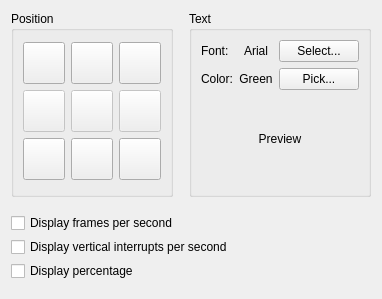
     <widget class="QWidget" name="osdTab">
      <attribute name="title">
       <string>OSD</string>
      </attribute>
      <attribute name="toolTip">
       <string>On-screen display</string>
      </attribute>
      <layout class="QVBoxLayout" name="verticalLayout_17">
       <item>
        <layout class="QVBoxLayout" name="verticalLayout_18">
         <property name="spacing">
          <number>16</number>
         </property>
         <item>
          <layout class="QHBoxLayout" name="horizontalLayout_11">
           <property name="spacing">
            <number>16</number>
           </property>
           <item>
            <widget class="QGroupBox" name="horizontalGroupBox_9">
             <property name="title">
              <string>Position</string>
             </property>
             <layout class="QGridLayout" name="gridLayout_3">
              <property name="leftMargin">
               <number>9</number>
              </property>
              <property name="topMargin">
               <number>9</number>
              </property>
              <property name="rightMargin">
               <number>9</number>
              </property>
              <property name="bottomMargin">
               <number>9</number>
              </property>
              <item row="1" column="2">
               <widget class="QPushButton" name="rightPushButton">
                <property name="enabled">
                 <bool>false</bool>
                </property>
                <property name="sizePolicy">
                 <sizepolicy hsizetype="Fixed" vsizetype="Fixed">
                  <horstretch>0</horstretch>
                  <verstretch>0</verstretch>
                 </sizepolicy>
                </property>
                <property name="minimumSize">
                 <size>
                  <width>42</width>
                  <height>42</height>
                 </size>
                </property>
                <property name="maximumSize">
                 <size>
                  <width>38</width>
                  <height>38</height>
                 </size>
                </property>
                <property name="font">
                 <font>
                  <pointsize>17</pointsize>
                 </font>
                </property>
                <property name="accessibleName">
                 <string>Right</string>
                </property>
                <property name="icon">
                 <iconset resource="icon.qrc">
                  <normaloff>:/Right.ico</normaloff>:/Right.ico</iconset>
                </property>
                <property name="iconSize">
                 <size>
                  <width>22</width>
                  <height>16</height>
                 </size>
                </property>
                <property name="checkable">
                 <bool>true</bool>
                </property>
                <property name="autoExclusive">
                 <bool>true</bool>
                </property>
                <property name="autoDefault">
                 <bool>false</bool>
                </property>
                <attribute name="buttonGroup">
                 <string notr="true">osdButtonGroup</string>
                </attribute>
               </widget>
              </item>
              <item row="2" column="0">
               <widget class="QPushButton" name="bottomLeftPushButton">
                <property name="sizePolicy">
                 <sizepolicy hsizetype="Fixed" vsizetype="Fixed">
                  <horstretch>0</horstretch>
                  <verstretch>0</verstretch>
                 </sizepolicy>
                </property>
                <property name="minimumSize">
                 <size>
                  <width>42</width>
                  <height>42</height>
                 </size>
                </property>
                <property name="maximumSize">
                 <size>
                  <width>38</width>
                  <height>38</height>
                 </size>
                </property>
                <property name="font">
                 <font>
                  <pointsize>17</pointsize>
                 </font>
                </property>
                <property name="accessibleName">
                 <string>Bottom left</string>
                </property>
                <property name="icon">
                 <iconset resource="icon.qrc">
                  <normaloff>:/BottomLeft.ico</normaloff>:/BottomLeft.ico</iconset>
                </property>
                <property name="iconSize">
                 <size>
                  <width>17</width>
                  <height>17</height>
                 </size>
                </property>
                <property name="checkable">
                 <bool>true</bool>
                </property>
                <property name="autoExclusive">
                 <bool>true</bool>
                </property>
                <property name="autoDefault">
                 <bool>false</bool>
                </property>
                <attribute name="buttonGroup">
                 <string notr="true">osdButtonGroup</string>
                </attribute>
               </widget>
              </item>
              <item row="1" column="1">
               <widget class="QPushButton" name="centerPushButton">
                <property name="enabled">
                 <bool>false</bool>
                </property>
                <property name="sizePolicy">
                 <sizepolicy hsizetype="Fixed" vsizetype="Fixed">
                  <horstretch>0</horstretch>
                  <verstretch>0</verstretch>
                 </sizepolicy>
                </property>
                <property name="minimumSize">
                 <size>
                  <width>42</width>
                  <height>42</height>
                 </size>
                </property>
                <property name="maximumSize">
                 <size>
                  <width>38</width>
                  <height>38</height>
                 </size>
                </property>
                <property name="font">
                 <font>
                  <pointsize>17</pointsize>
                 </font>
                </property>
                <property name="text">
                 <string/>
                </property>
                <property name="autoDefault">
                 <bool>false</bool>
                </property>
                <attribute name="buttonGroup">
                 <string notr="true">osdButtonGroup</string>
                </attribute>
               </widget>
              </item>
              <item row="2" column="2">
               <widget class="QPushButton" name="bottomRightPushButton">
                <property name="sizePolicy">
                 <sizepolicy hsizetype="Fixed" vsizetype="Fixed">
                  <horstretch>0</horstretch>
                  <verstretch>0</verstretch>
                 </sizepolicy>
                </property>
                <property name="minimumSize">
                 <size>
                  <width>42</width>
                  <height>42</height>
                 </size>
                </property>
                <property name="maximumSize">
                 <size>
                  <width>38</width>
                  <height>38</height>
                 </size>
                </property>
                <property name="font">
                 <font>
                  <pointsize>17</pointsize>
                 </font>
                </property>
                <property name="accessibleName">
                 <string>Bottom right</string>
                </property>
                <property name="icon">
                 <iconset resource="icon.qrc">
                  <normaloff>:/BottomRight.ico</normaloff>:/BottomRight.ico</iconset>
                </property>
                <property name="iconSize">
                 <size>
                  <width>17</width>
                  <height>17</height>
                 </size>
                </property>
                <property name="checkable">
                 <bool>true</bool>
                </property>
                <property name="autoExclusive">
                 <bool>true</bool>
                </property>
                <property name="autoDefault">
                 <bool>false</bool>
                </property>
                <attribute name="buttonGroup">
                 <string notr="true">osdButtonGroup</string>
                </attribute>
               </widget>
              </item>
              <item row="0" column="1">
               <widget class="QPushButton" name="topPushButton">
                <property name="sizePolicy">
                 <sizepolicy hsizetype="Fixed" vsizetype="Fixed">
                  <horstretch>0</horstretch>
                  <verstretch>0</verstretch>
                 </sizepolicy>
                </property>
                <property name="minimumSize">
                 <size>
                  <width>42</width>
                  <height>42</height>
                 </size>
                </property>
                <property name="maximumSize">
                 <size>
                  <width>38</width>
                  <height>38</height>
                 </size>
                </property>
                <property name="font">
                 <font>
                  <pointsize>17</pointsize>
                 </font>
                </property>
                <property name="accessibleName">
                 <string>Top</string>
                </property>
                <property name="icon">
                 <iconset resource="icon.qrc">
                  <normaloff>:/Up.ico</normaloff>:/Up.ico</iconset>
                </property>
                <property name="iconSize">
                 <size>
                  <width>16</width>
                  <height>22</height>
                 </size>
                </property>
                <property name="checkable">
                 <bool>true</bool>
                </property>
                <property name="autoExclusive">
                 <bool>true</bool>
                </property>
                <property name="autoDefault">
                 <bool>false</bool>
                </property>
                <attribute name="buttonGroup">
                 <string notr="true">osdButtonGroup</string>
                </attribute>
               </widget>
              </item>
              <item row="3" column="0">
               <spacer name="verticalSpacer_7">
                <property name="orientation">
                 <enum>Qt::Vertical</enum>
                </property>
               </spacer>
              </item>
              <item row="1" column="0">
               <widget class="QPushButton" name="leftPushButton">
                <property name="enabled">
                 <bool>false</bool>
                </property>
                <property name="sizePolicy">
                 <sizepolicy hsizetype="Fixed" vsizetype="Fixed">
                  <horstretch>0</horstretch>
                  <verstretch>0</verstretch>
                 </sizepolicy>
                </property>
                <property name="minimumSize">
                 <size>
                  <width>42</width>
                  <height>42</height>
                 </size>
                </property>
                <property name="maximumSize">
                 <size>
                  <width>38</width>
                  <height>38</height>
                 </size>
                </property>
                <property name="font">
                 <font>
                  <pointsize>17</pointsize>
                 </font>
                </property>
                <property name="accessibleName">
                 <string>Left</string>
                </property>
                <property name="icon">
                 <iconset resource="icon.qrc">
                  <normaloff>:/Left.ico</normaloff>:/Left.ico</iconset>
                </property>
                <property name="iconSize">
                 <size>
                  <width>22</width>
                  <height>16</height>
                 </size>
                </property>
                <property name="checkable">
                 <bool>true</bool>
                </property>
                <property name="autoExclusive">
                 <bool>true</bool>
                </property>
                <property name="autoDefault">
                 <bool>false</bool>
                </property>
                <attribute name="buttonGroup">
                 <string notr="true">osdButtonGroup</string>
                </attribute>
               </widget>
              </item>
              <item row="0" column="2">
               <widget class="QPushButton" name="topRightPushButton">
                <property name="sizePolicy">
                 <sizepolicy hsizetype="Fixed" vsizetype="Fixed">
                  <horstretch>0</horstretch>
                  <verstretch>0</verstretch>
                 </sizepolicy>
                </property>
                <property name="minimumSize">
                 <size>
                  <width>42</width>
                  <height>42</height>
                 </size>
                </property>
                <property name="maximumSize">
                 <size>
                  <width>38</width>
                  <height>38</height>
                 </size>
                </property>
                <property name="font">
                 <font>
                  <pointsize>17</pointsize>
                 </font>
                </property>
                <property name="accessibleName">
                 <string>Top right</string>
                </property>
                <property name="icon">
                 <iconset resource="icon.qrc">
                  <normaloff>:/TopRight.ico</normaloff>:/TopRight.ico</iconset>
                </property>
                <property name="iconSize">
                 <size>
                  <width>17</width>
                  <height>17</height>
                 </size>
                </property>
                <property name="checkable">
                 <bool>true</bool>
                </property>
                <property name="autoExclusive">
                 <bool>true</bool>
                </property>
                <property name="autoDefault">
                 <bool>false</bool>
                </property>
                <attribute name="buttonGroup">
                 <string notr="true">osdButtonGroup</string>
                </attribute>
               </widget>
              </item>
              <item row="2" column="1">
               <widget class="QPushButton" name="bottomPushButton">
                <property name="sizePolicy">
                 <sizepolicy hsizetype="Fixed" vsizetype="Fixed">
                  <horstretch>0</horstretch>
                  <verstretch>0</verstretch>
                 </sizepolicy>
                </property>
                <property name="minimumSize">
                 <size>
                  <width>42</width>
                  <height>42</height>
                 </size>
                </property>
                <property name="maximumSize">
                 <size>
                  <width>38</width>
                  <height>38</height>
                 </size>
                </property>
                <property name="font">
                 <font>
                  <pointsize>17</pointsize>
                 </font>
                </property>
                <property name="accessibleName">
                 <string>Bottom</string>
                </property>
                <property name="icon">
                 <iconset resource="icon.qrc">
                  <normaloff>:/Down.ico</normaloff>:/Down.ico</iconset>
                </property>
                <property name="iconSize">
                 <size>
                  <width>16</width>
                  <height>22</height>
                 </size>
                </property>
                <property name="checkable">
                 <bool>true</bool>
                </property>
                <property name="autoExclusive">
                 <bool>true</bool>
                </property>
                <property name="autoDefault">
                 <bool>false</bool>
                </property>
                <attribute name="buttonGroup">
                 <string notr="true">osdButtonGroup</string>
                </attribute>
               </widget>
              </item>
              <item row="0" column="0">
               <widget class="QPushButton" name="topLeftPushButton">
                <property name="sizePolicy">
                 <sizepolicy hsizetype="Fixed" vsizetype="Fixed">
                  <horstretch>0</horstretch>
                  <verstretch>0</verstretch>
                 </sizepolicy>
                </property>
                <property name="minimumSize">
                 <size>
                  <width>42</width>
                  <height>42</height>
                 </size>
                </property>
                <property name="maximumSize">
                 <size>
                  <width>38</width>
                  <height>38</height>
                 </size>
                </property>
                <property name="font">
                 <font>
                  <pointsize>17</pointsize>
                 </font>
                </property>
                <property name="accessibleName">
                 <string>Top left</string>
                </property>
                <property name="icon">
                 <iconset resource="icon.qrc">
                  <normaloff>:/TopLeft.ico</normaloff>:/TopLeft.ico</iconset>
                </property>
                <property name="iconSize">
                 <size>
                  <width>17</width>
                  <height>17</height>
                 </size>
                </property>
                <property name="checkable">
                 <bool>true</bool>
                </property>
                <property name="autoExclusive">
                 <bool>true</bool>
                </property>
                <property name="autoDefault">
                 <bool>false</bool>
                </property>
                <attribute name="buttonGroup">
                 <string notr="true">osdButtonGroup</string>
                </attribute>
               </widget>
              </item>
             </layout>
            </widget>
           </item>
           <item>
            <widget class="QGroupBox" name="verticalGroupBox_12">
             <property name="title">
              <string>Text</string>
             </property>
             <layout class="QVBoxLayout" name="verticalLayout_49">
              <property name="spacing">
               <number>9</number>
              </property>
              <property name="leftMargin">
               <number>9</number>
              </property>
              <property name="topMargin">
               <number>9</number>
              </property>
              <property name="rightMargin">
               <number>9</number>
              </property>
              <property name="bottomMargin">
               <number>9</number>
              </property>
              <item>
               <layout class="QGridLayout" name="gridLayout">
                <property name="spacing">
                 <number>6</number>
                </property>
                <item row="0" column="2">
                 <widget class="QPushButton" name="selectFontButton">
                  <property name="sizePolicy">
                   <sizepolicy hsizetype="Maximum" vsizetype="Fixed">
                    <horstretch>0</horstretch>
                    <verstretch>0</verstretch>
                   </sizepolicy>
                  </property>
                  <property name="toolTip">
                   <string>&lt;html&gt;&lt;head/&gt;&lt;body&gt;&lt;p&gt;This font is used for all on-screen messages. Not all fonts can be used. If messages aren't displayed, try a different font.&lt;/p&gt;&lt;/body&gt;&lt;/html&gt;</string>
                  </property>
                  <property name="text">
                   <string>Select...</string>
                  </property>
                  <property name="autoDefault">
                   <bool>false</bool>
                  </property>
                 </widget>
                </item>
                <item row="1" column="0">
                 <widget class="QLabel" name="fontColorDescLabel">
                  <property name="sizePolicy">
                   <sizepolicy hsizetype="Maximum" vsizetype="Fixed">
                    <horstretch>0</horstretch>
                    <verstretch>0</verstretch>
                   </sizepolicy>
                  </property>
                  <property name="text">
                   <string>Color:</string>
                  </property>
                  <property name="buddy">
                   <cstring>PickFontColorButton</cstring>
                  </property>
                 </widget>
                </item>
                <item row="0" column="0">
                 <widget class="QLabel" name="fontNameDescLabel">
                  <property name="sizePolicy">
                   <sizepolicy hsizetype="Maximum" vsizetype="Fixed">
                    <horstretch>0</horstretch>
                    <verstretch>0</verstretch>
                   </sizepolicy>
                  </property>
                  <property name="toolTip">
                   <string>&lt;html&gt;&lt;head/&gt;&lt;body&gt;&lt;p&gt;This font is used for all on-screen messages. Not all fonts can be used. If messages aren't displayed, try a different font.&lt;/p&gt;&lt;/body&gt;&lt;/html&gt;</string>
                  </property>
                  <property name="text">
                   <string>Font:</string>
                  </property>
                  <property name="buddy">
                   <cstring>selectFontButton</cstring>
                  </property>
                 </widget>
                </item>
                <item row="0" column="1">
                 <widget class="QLabel" name="fontNameLabel">
                  <property name="sizePolicy">
                   <sizepolicy hsizetype="Preferred" vsizetype="Fixed">
                    <horstretch>0</horstretch>
                    <verstretch>0</verstretch>
                   </sizepolicy>
                  </property>
                  <property name="toolTip">
                   <string>&lt;html&gt;&lt;head/&gt;&lt;body&gt;&lt;p&gt;This font is used for all on-screen messages. Not all fonts can be used. If messages aren't displayed, try a different font.&lt;/p&gt;&lt;/body&gt;&lt;/html&gt;</string>
                  </property>
                  <property name="text">
                   <string notr="true">Arial</string>
                  </property>
                  <property name="alignment">
                   <set>Qt::AlignCenter</set>
                  </property>
                 </widget>
                </item>
                <item row="1" column="1">
                 <widget class="QLabel" name="fontColorLabel">
                  <property name="sizePolicy">
                   <sizepolicy hsizetype="Preferred" vsizetype="Fixed">
                    <horstretch>0</horstretch>
                    <verstretch>0</verstretch>
                   </sizepolicy>
                  </property>
                  <property name="text">
                   <string notr="true">Green</string>
                  </property>
                  <property name="alignment">
                   <set>Qt::AlignCenter</set>
                  </property>
                 </widget>
                </item>
                <item row="1" column="2">
                 <widget class="QPushButton" name="PickFontColorButton">
                  <property name="text">
                   <string>Pick...</string>
                  </property>
                  <property name="autoDefault">
                   <bool>false</bool>
                  </property>
                 </widget>
                </item>
               </layout>
              </item>
              <item>
               <spacer name="horizontalSpacer_24">
                <property name="orientation">
                 <enum>Qt::Horizontal</enum>
                </property>
                <property name="sizeHint" stdset="0">
                 <size>
                  <width>0</width>
                  <height>0</height>
                 </size>
                </property>
               </spacer>
              </item>
              <item>
               <widget class="QLabel" name="fontPreviewLabel">
                <property name="text">
                 <string>Preview</string>
                </property>
                <property name="alignment">
                 <set>Qt::AlignCenter</set>
                </property>
                <property name="margin">
                 <number>2</number>
                </property>
               </widget>
              </item>
              <item>
               <spacer name="verticalSpacer_3">
                <property name="orientation">
                 <enum>Qt::Vertical</enum>
                </property>
               </spacer>
              </item>
             </layout>
            </widget>
           </item>
          </layout>
         </item>
         <item>
          <layout class="QVBoxLayout" name="verticalLayout_19">
           <property name="spacing">
            <number>4</number>
           </property>
           <item>
            <widget class="QCheckBox" name="fpsCheckBox">
             <property name="text">
              <string>Display frames per second</string>
             </property>
            </widget>
           </item>
           <item>
            <widget class="QCheckBox" name="visCheckBox">
             <property name="text">
              <string>Display vertical interrupts per second</string>
             </property>
            </widget>
           </item>
           <item>
            <widget class="QCheckBox" name="percentCheckBox">
             <property name="text">
              <string>Display percentage</string>
             </property>
            </widget>
           </item>
          </layout>
         </item>
        </layout>
       </item>
       <item>
        <spacer name="verticalSpacer_14">
         <property name="orientation">
          <enum>Qt::Vertical</enum>
         </property>
        </spacer>
       </item>
      </layout>
     </widget>
